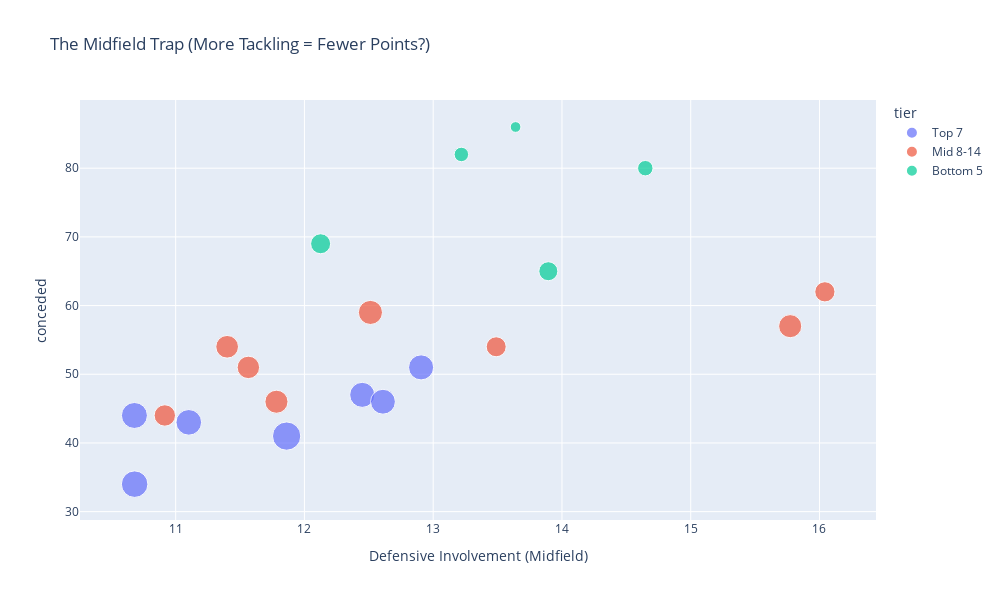

Notebook source saved alongside this figure:
### Markdown cell above
### Defensive Involvment(midfield) Plot
* Compares how much defensive work the midfield does against the total goals conceded.
* It reveals a paradox: teams whose midfields "defend more" often concede more. It suggests these teams are stuck in their own half and lack control.
* Bottom-Left is a group of better teams that don't tackle much. Top-Right is the Midfielders that are over-worked and conceding.

### Code cell
fig3 = px.scatter(master_df, x="defensive_involvement_midfield", y="conceded", 
                 color="tier", hover_name="team",width=1000,height=600,size='points',
                 title="The Midfield Trap (More Tackling = Fewer Points?)",
                 labels={"defensive_involvement_midfield": "Defensive Involvement (Midfield)"})

fig3.update_traces(textposition='top right')
fig3.show()
fig3.write_html('Defensive_Involvment_Mid_Plot.html')

### Figure 1 — Plotly figure (JSON) as saved in the notebook; plotly's stock layout.template omitted (floating-point values rounded to 4 significant figures)
{"data": [{"hovertemplate": "<b>%{hovertext}</b><br><br>tier=Top 7<br>Defensive Involvement (Midfield)=%{x}<br>conceded=%{y}<br>points=%{marker.size}<extra></extra>", "hovertext": ["Liverpool", "Arsenal", "Manchester City", "Chelsea", "Newcastle Utd", "Aston Villa", "Nott'ham Forest"], "legendgroup": "Top 7", "marker": {"color": "#636efa", "size": [84, 74, 71, 69, 66, 66, 65], "sizemode": "area", "sizeref": 0.21, "symbol": "circle"}, "mode": "markers", "name": "Top 7", "orientation": "v", "showlegend": true, "textposition": "top right", "type": "scatter", "x": [11.86, 10.68, 10.68, 11.1, 12.45, 12.91, 12.61], "xaxis": "x", "y": [41, 34, 44, 43, 47, 51, 46], "yaxis": "y"}, {"hovertemplate": "<b>%{hovertext}</b><br><br>tier=Mid 8-14<br>Defensive Involvement (Midfield)=%{x}<br>conceded=%{y}<br>points=%{marker.size}<extra></extra>", "hovertext": ["Brighton", "Bournemouth", "Brentford", "Fulham", "Crystal Palace", "Everton", "West Ham", "Manchester Utd"], "legendgroup": "Mid 8-14", "marker": {"color": "#EF553B", "size": [61, 56, 56, 54, 53, 48, 43, 42], "sizemode": "area", "sizeref": 0.21, "symbol": "circle"}, "mode": "markers", "name": "Mid 8-14", "orientation": "v", "showlegend": true, "textposition": "top right", "type": "scatter", "x": [12.51, 11.78, 15.77, 11.4, 11.56, 10.92, 16.04, 13.49], "xaxis": "x", "y": [59, 46, 57, 54, 51, 44, 62, 54], "yaxis": "y"}, {"hovertemplate": "<b>%{hovertext}</b><br><br>tier=Bottom 5<br>Defensive Involvement (Midfield)=%{x}<br>conceded=%{y}<br>points=%{marker.size}<extra></extra>", "hovertext": ["Wolves", "Tottenham", "Leicester City", "Ipswich Town", "Southampton"], "legendgroup": "Bottom 5", "marker": {"color": "#00cc96", "size": [42, 38, 25, 22, 12], "sizemode": "area", "sizeref": 0.21, "symbol": "circle"}, "mode": "markers", "name": "Bottom 5", "orientation": "v", "showlegend": true, "textposition": "top right", "type": "scatter", "x": [12.13, 13.89, 14.65, 13.22, 13.64], "xaxis": "x", "y": [69, 65, 80, 82, 86], "yaxis": "y"}], "layout": {"height": 600, "legend": {"itemsizing": "constant", "title": {"text": "tier"}, "tracegroupgap": 0}, "title": {"text": "The Midfield Trap (More Tackling = Fewer Points?)"}, "width": 1000, "xaxis": {"anchor": "y", "domain": [0, 1], "title": {"text": "Defensive Involvement (Midfield)"}}, "yaxis": {"anchor": "x", "domain": [0, 1], "title": {"text": "conceded"}}}}
